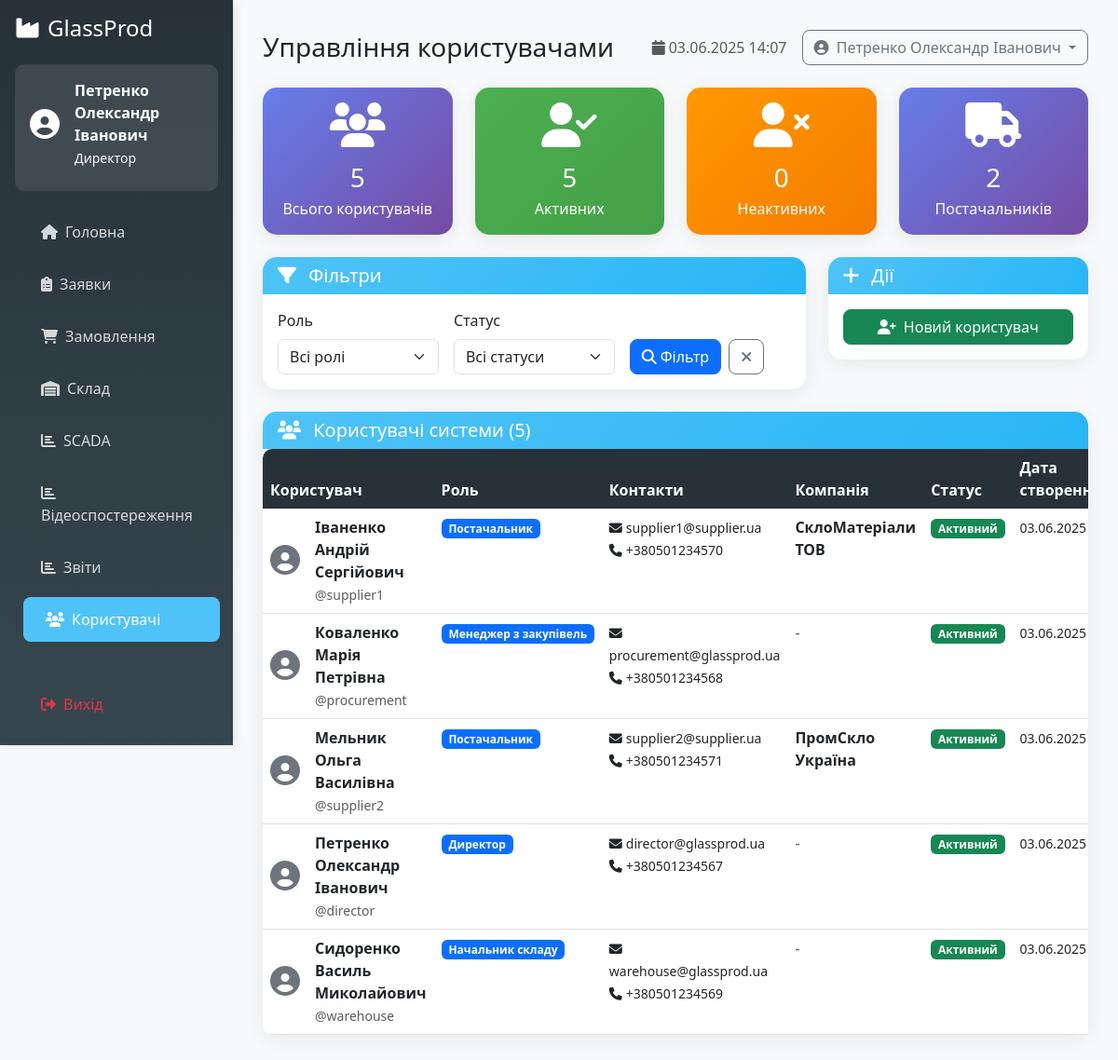
The app's page /dashboard/users.php (signed in) with its own data.
### tables this page shows
CREATE TABLE `users` (
  `id` int(11) NOT NULL,
  `username` varchar(50) NOT NULL,
  `password` varchar(255) NOT NULL,
  `email` varchar(100) NOT NULL,
  `full_name` varchar(100) NOT NULL,
  `role` enum('director','procurement_manager','warehouse_keeper','supplier') NOT NULL,
  `phone` varchar(20) DEFAULT NULL,
  `company_name` varchar(100) DEFAULT NULL,
  `created_at` timestamp NOT NULL DEFAULT current_timestamp(),
  `updated_at` timestamp NOT NULL DEFAULT current_timestamp() ON UPDATE current_timestamp(),
  `is_active` tinyint(1) DEFAULT 1
);

### config/config.php (called while the page is built, shortened)
<?php
spl_autoload_register(function ($className) {
    $classFile = ROOT_PATH . '/classes/' . $className . '.php';
});
try {
    $pdo = new PDO(
        "mysql:host=" . DB_HOST . ";dbname=" . DB_NAME . ";charset=" . DB_CHARSET,
        DB_USER,
        DB_PASS,
        [
            PDO::ATTR_ERRMODE => PDO::ERRMODE_EXCEPTION,
            PDO::ATTR_DEFAULT_FETCH_MODE => PDO::FETCH_ASSOC,
            PDO::ATTR_EMULATE_PREPARES => false
        ]
    );
} catch (PDOException $e) {
    die("Помилка підключення до бази даних: " . $e->getMessage());
}
function isLoggedIn() {
    return isset($_SESSION['user_id']);
}
function getCurrentUser() {
    global $pdo;
    $stmt = $pdo->prepare("SELECT * FROM users WHERE id = ? AND is_active = 1");
    $stmt->execute([$_SESSION['user_id']]);
    return $stmt->fetch();
}
function checkRole($allowedRoles) {
    $user = getCurrentUser();
    return $user;
}
function formatDate($date) {
    return date('d.m.Y', strtotime($date));
}
function getRoleText($role) {
    $texts = [
        'director' => 'Директор',
        'procurement_manager' => 'Менеджер з закупівель',
        'warehouse_keeper' => 'Начальник складу',
        'supplier' => 'Постачальник'
    ];
    return isset($texts[$role]) ? $texts[$role] : $role;
}
?>

### classes/BaseModel.php (called while the page is built, shortened)
<?php
class BaseModel {
    protected $pdo;
    protected $table;
    public function __construct($pdo) {
        $this->pdo = $pdo;
    }
    public function findAll($orderBy = 'id DESC', $limit = null) {
        $sql = "SELECT * FROM {$this->table} ORDER BY {$orderBy}";
        $stmt = $this->pdo->prepare($sql);
        $stmt->execute();
        return $stmt->fetchAll();
    }
}
?>

### dashboard/users.php (the view, shortened to what this page needs)
<?php
require_once '../config/config.php';
require_once '../templates/dashboard_layout.php';
$user = checkRole(['director']);
$userModel = new User($pdo);
$users = $userModel->findAll('full_name ASC');
$totalUsers = count($users);
$activeUsers = count(array_filter($users, function($u) { return $u['is_active']; }));
$roleStats = [];
foreach ($users as $u) {
    $roleStats[$u['role']] = ($roleStats[$u['role']] ?? 0) + 1;
}
?>
<div class="row mb-4">
    <div class="col-md-3">
        <div class="card stat-card">
            <div class="card-body text-center">
                <i class="fas fa-users fa-3x mb-3"></i>
                <h3 class="mb-1"><?= $totalUsers ?></h3>
                <p class="mb-0">Всього користувачів</p>
            </div>
        </div>
    </div>
    <div class="col-md-3">
        <div class="card stat-card success">
            <div class="card-body text-center">
                <i class="fas fa-user-check fa-3x mb-3"></i>
                <h3 class="mb-1"><?= $activeUsers ?></h3>
                <p class="mb-0">Активних</p>
            </div>
        </div>
    </div>
    <div class="col-md-3">
        <div class="card stat-card warning">
            <div class="card-body text-center">
                <i class="fas fa-user-times fa-3x mb-3"></i>
                <h3 class="mb-1"><?= $totalUsers - $activeUsers ?></h3>
                <p class="mb-0">Неактивних</p>
            </div>
        </div>
    </div>
    <div class="col-md-3">
        <div class="card stat-card">
            <div class="card-body text-center">
                <i class="fas fa-truck fa-3x mb-3"></i>
                <h3 class="mb-1"><?= $roleStats['supplier'] ?? 0 ?></h3>
                <p class="mb-0">Постачальників</p>
            </div>
        </div>
    </div>
</div>
<div class="row mb-4">
    <div class="col-md-8">
        <div class="card">
            <div class="card-header">
                <h5 class="mb-0">
                    <i class="fas fa-filter me-2"></i>
                    Фільтри
                </h5>
            </div>
            <div class="card-body">
                <form method="GET" class="row g-3">
                    <div class="col-md-4">
                        <label class="form-label">Роль</label>
                        <select name="role" class="form-select">
                            <option value="">Всі ролі</option>
                        </select>
                    </div>
                    <div class="col-md-4">
                        <label class="form-label">Статус</label>
                        <select name="status" class="form-select">
                            <option value="">Всі статуси</option>
                        </select>
                    </div>
                    <div class="col-md-4">
                        <label class="form-label">&nbsp;</label>
                        <div class="d-flex gap-2">
                            <button type="submit" class="btn btn-primary">
                                <i class="fas fa-search me-1"></i>Фільтр
                            </button>
                            <a href="<?= BASE_URL ?>/dashboard/users.php" class="btn btn-outline-secondary">
                                <i class="fas fa-times"></i>
                            </a>
                        </div>
                    </div>
                </form>
            </div>
        </div>
    </div>
    <div class="col-md-4">
        <div class="card">
            <div class="card-header">
                <h5 class="mb-0">
                    <i class="fas fa-plus me-2"></i>
                    Дії
                </h5>
            </div>
            <div class="card-body">
                <button class="btn btn-success w-100" data-bs-toggle="modal" data-bs-target="#createUserModal">
                    <i class="fas fa-user-plus me-2"></i>Новий користувач
                </button>
            </div>
        </div>
    </div>
</div>
<div class="card">
    <div class="card-header d-flex justify-content-between align-items-center">
        <h5 class="mb-0">
            <i class="fas fa-users me-2"></i>
            Користувачі системи (<?= count($users) ?>)
        </h5>
    </div>
    <div class="card-body p-0">
        <?php if (empty($users)): ?>
            <div class="text-center py-5">
                <i class="fas fa-users fa-4x text-muted mb-3"></i>
                <h5 class="text-muted">Користувачів не знайдено</h5>
                <p class="text-muted">Спробуйте змінити фільтри або створіть нового користувача</p>
            </div>
        <?php else: ?>
            <div class="table-responsive">
                <table class="table table-hover mb-0">
                    <thead>
                        <tr>
                            <th>Користувач</th>
                            <th>Роль</th>
                            <th>Контакти</th>
                            <th>Компанія</th>
                            <th>Статус</th>
                            <th>Дата створення</th>
                        </tr>
                    </thead>
                    <tbody>
                        <?php foreach ($users as $u): ?>
                            <tr class="<?= !$u['is_active'] ? 'table-secondary' : '' ?>">
                                <td>
                                    <div class="d-flex align-items-center">
                                        <div class="me-3">
                                            <i class="fas fa-user-circle fa-2x text-secondary"></i>
                                        </div>
                                        <div>
                                            <strong><?= htmlspecialchars($u['full_name']) ?></strong>
                                            <br>
                                            <small class="text-muted">@<?= htmlspecialchars($u['username']) ?></small>
                                        </div>
                                    </div>
                                </td>
                                <td>
                                    <span class="badge bg-primary">
                                        <?= getRoleText($u['role']) ?>
                                    </span>
                                </td>
                                <td>
                                    <small>
                                        <i class="fas fa-envelope me-1"></i><?= htmlspecialchars($u['email']) ?><br>
                                        <?php if ($u['phone']): ?>
                                            <i class="fas fa-phone me-1"></i><?= htmlspecialchars($u['phone']) ?>
                                        <?php endif; ?>
                                    </small>
                                </td>
                                <td>
                                    <?php if ($u['company_name']): ?>
                                        <strong><?= htmlspecialchars($u['company_name']) ?></strong>
                                    <?php else: ?>
                                        <span class="text-muted">-</span>
                                    <?php endif; ?>
                                </td>
                                <td>
                                    <?php if ($u['is_active']): ?>
                                        <span class="badge bg-success">Активний</span>
                                    <?php else: ?>
                                        <span class="badge bg-secondary">Неактивний</span>
                                    <?php endif; ?>
                                </td>
                                <td>
                                    <small><?= formatDate($u['created_at']) ?></small>
                                </td>
                            </tr>
                        <?php endforeach; ?>
                    </tbody>
                </table>
            </div>
        <?php endif; ?>
    </div>
</div>
<?php
$content = ob_get_clean();
renderDashboardLayout('Управління користувачами', $user['role'], $content, '', $additionalJS);
?>

### templates/dashboard_layout.php (shortened to what this page needs)
<?php
function renderDashboardLayout($pageTitle, $userRole, $content, $additionalCSS = '', $additionalJS = '') {
    $user = getCurrentUser();
    $navigation = [
        'director' => [
            'Головна' => '/dashboard/director.php',
            'Заявки' => '/dashboard/requests.php',
            'Замовлення' => '/dashboard/orders.php',
            'Склад' => '/dashboard/warehouse.php',
            'SCADA' => '/dashboard/analytics.php',
            'Відеоспостереження' => '/dashboard/surveillance.php',
            'Звіти' => '/dashboard/reports.php',
            'Користувачі' => '/dashboard/users.php'
        ],
        'procurement_manager' => [
            'Головна' => '/dashboard/procurement_manager.php',
            'Заявки' => '/dashboard/requests.php',
            'Замовлення' => '/dashboard/orders.php',
            'Постачальники' => '/dashboard/suppliers.php',
            'Матеріали' => '/dashboard/materials.php'
        ],
        'warehouse_keeper' => [
            'Головна' => '/dashboard/warehouse_keeper.php',
            'Склад' => '/dashboard/warehouse.php',
            'Заявки' => '/dashboard/requests.php',
            'Рух товарів' => '/dashboard/stock_movements.php',
            'Матеріали' => '/dashboard/materials.php'
        ],
        'supplier' => [
            'Головна' => '/dashboard/supplier.php',
            'Мої замовлення' => '/dashboard/my_orders.php',
            'Матеріали' => '/dashboard/my_materials.php',
            'Профіль' => '/dashboard/profile.php'
        ]
    ];
    $currentNav = $navigation[$userRole] ?? [];
    $roleTitle = getRoleText($userRole);
    echo <<<HTML
<!DOCTYPE html>
<html lang="uk">
<head>
    <title>{$pageTitle} - {$roleTitle} - GlassProd</title>
    <link href="https://cdn.jsdelivr.net/npm/bootstrap@5.3.0/dist/css/bootstrap.min.css" rel="stylesheet">
    <link href="https://cdnjs.cloudflare.com/ajax/libs/font-awesome/6.4.0/css/all.min.css" rel="stylesheet">
        {$additionalCSS}
</head>
<body>
    <nav class="sidebar position-fixed top-0 start-0" style="width: 250px; z-index: 100;">
        <div class="p-3">
            <h4 class="text-white mb-4">
                <i class="fas fa-industry me-2"></i>GlassProd
            </h4>
            <div class="user-info text-white">
                <div class="d-flex align-items-center mb-2">
                    <i class="fas fa-user-circle fa-2x me-3"></i>
                    <div>
                        <div class="fw-bold">{$user['full_name']}</div>
                        <small class="text-light">{$roleTitle}</small>
                    </div>
                </div>
            </div>
            <ul class="nav nav-pills flex-column">
HTML;
    foreach ($currentNav as $title => $url) {
        $isActive = (basename($_SERVER['PHP_SELF']) === basename($url)) ? 'active' : '';
        $icon = [
            'Головна' => 'fas fa-home',
            'Заявки' => 'fas fa-clipboard-list',
            'Замовлення' => 'fas fa-shopping-cart',
            'Склад' => 'fas fa-warehouse',
            'Звіти' => 'fas fa-chart-bar',
            'SCADA' => 'fas fa-chart-bar',
            'Відеоспостереження' => 'fas fa-chart-bar',
            'Користувачі' => 'fas fa-users',
            'Постачальники' => 'fas fa-truck',
            'Матеріали' => 'fas fa-boxes',
            'Рух товарів' => 'fas fa-exchange-alt',
            'Мої замовлення' => 'fas fa-list-alt',
            'Мої матеріали' => 'fas fa-box',
            'Профіль' => 'fas fa-user'
        ][$title] ?? 'fas fa-circle';
        echo "<li class='nav-item'>";
        echo "<a class='nav-link {$isActive}' href='" . BASE_URL . $url . "'>";
        echo "<i class='{$icon} me-2'></i>{$title}";
        echo "</a>";
        echo "</li>";
    }
    echo <<<HTML
            </ul>
        </div>
        <div class="position-absolute bottom-0 start-0 w-100 p-3">
            <a href="/logout.php" class="nav-link text-danger">
                <i class="fas fa-sign-out-alt me-2"></i>Вихід
            </a>
        </div>
    </nav>
    <main class="main-content">
        <button class="btn btn-primary d-md-none mb-3" type="button" data-bs-toggle="offcanvas" data-bs-target="#sidebar">
            <i class="fas fa-bars"></i>
        </button>
        <div class="d-flex justify-content-between align-items-center mb-4">
            <h1 class="h3 mb-0">{$pageTitle}</h1>
            <div class="d-flex align-items-center">
                <span class="text-muted me-3">
                    <i class="fas fa-calendar me-1"></i>
HTML;
    echo date('d.m.Y H:i');
    echo <<<HTML
                </span>
                <div class="dropdown">
                    <button class="btn btn-outline-secondary dropdown-toggle" type="button" data-bs-toggle="dropdown">
                        <i class="fas fa-user-circle me-1"></i>
                        {$user['full_name']}
                    </button>
                </div>
            </div>
        </div>
        {$content}
    </main>
        {$additionalJS}
</body>
</html>
HTML;
}
?>

### records on screen
users: full_name "Петренко Олександр Іванович", role "Директор", username "director", email "director@glassprod.ua", phone "+380501234567", is_active "Активний", created_at "03.06.2025"
users: id "2", full_name "Коваленко Марія Петрівна", username "procurement", role "Менеджер з закупівель", email "procurement@glassprod.ua", phone "+380501234568", is_active "Активний", created_at "03.06.2025"
users: full_name "Іваненко Андрій Сергійович", username "supplier1", role "Постачальник", email "supplier1@supplier.ua", phone "+380501234570", company_name "СклоМатеріали ТОВ", is_active "Активний", created_at "03.06.2025"
users: full_name "Мельник Ольга Василівна", username "supplier2", role "Постачальник", email "supplier2@supplier.ua", phone "+380501234571", company_name "ПромСкло Україна", is_active "Активний", created_at "03.06.2025"
users: full_name "Сидоренко Василь Миколайович", username "warehouse", role "Начальник складу", email "warehouse@glassprod.ua", phone "+380501234569", is_active "Активний", created_at "03.06.2025"

### other values on screen
$title "Головна"
$title "Заявки"
$title "Замовлення"
$title "Склад"
$title "SCADA"
$title "Відеоспостереження"
$title "Звіти"
$title "Користувачі"
$pageTitle "Управління користувачами"
$totalUsers "5"
$activeUsers "5"
$totalUsers - $activeUsers "0"
count($users) "5"
